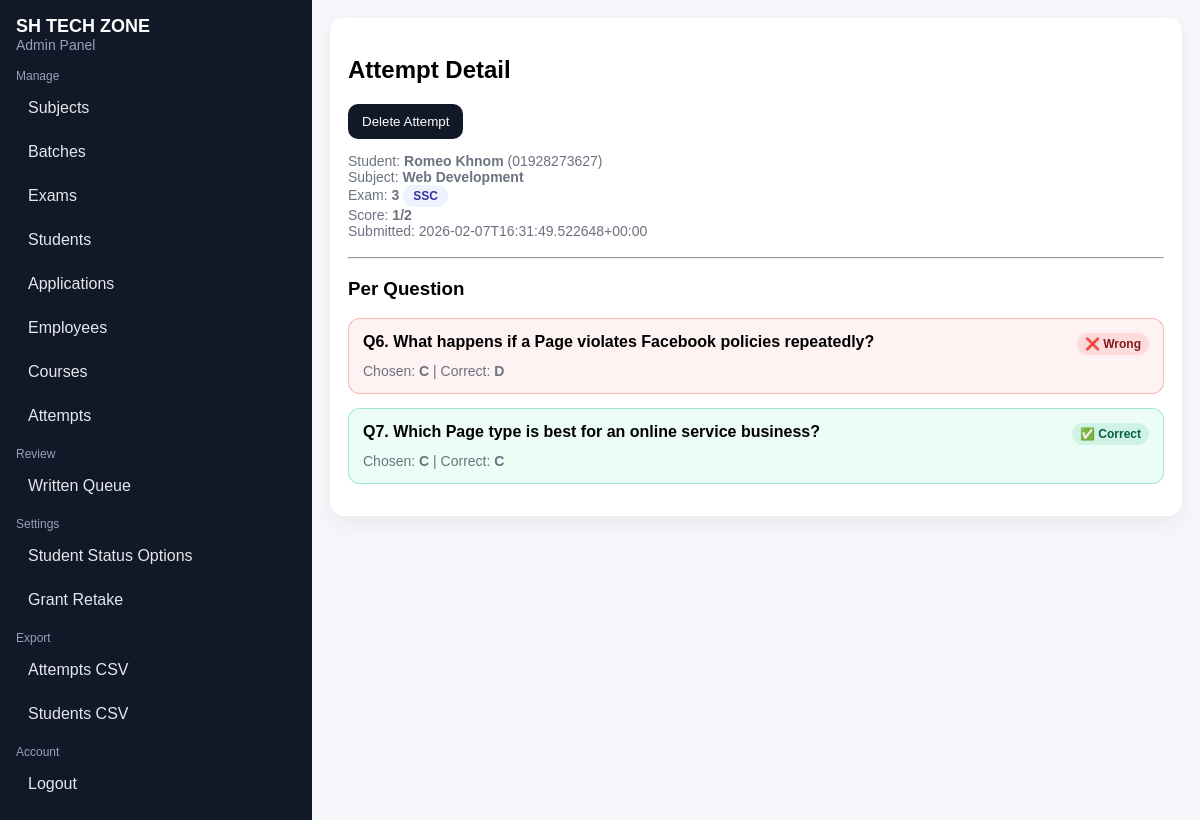
/admin/attempts/1 (signed in), run on the app's committed database.
### tables this page shows
CREATE TABLE users (
        id INTEGER PRIMARY KEY AUTOINCREMENT,
        name TEXT NOT NULL,
        student_code TEXT UNIQUE,
        phone TEXT UNIQUE NOT NULL,
        whatsapp TEXT NOT NULL,
        subject_id INTEGER,
        batch_id INTEGER,
        password_hash TEXT NOT NULL,
        created_at TEXT NOT NULL,
        is_blocked INTEGER NOT NULL DEFAULT 0,
        status TEXT NOT NULL DEFAULT 'registered',
        location TEXT NOT NULL DEFAULT '-',
        current_status TEXT NOT NULL DEFAULT '-',
        education_level TEXT NOT NULL DEFAULT '-',
        profile_image TEXT,
        FOREIGN KEY (subject_id) REFERENCES subjects(id),
        FOREIGN KEY (batch_id) REFERENCES batches(id)
    );

CREATE TABLE subjects (
        id INTEGER PRIMARY KEY AUTOINCREMENT,
        name TEXT UNIQUE NOT NULL,
        is_active INTEGER NOT NULL DEFAULT 1,
        image_path TEXT,
        description TEXT,
        created_at TEXT NOT NULL
    );

CREATE TABLE exams (
        id INTEGER PRIMARY KEY AUTOINCREMENT,
        subject_id INTEGER,
        batch_id INTEGER,
        title TEXT NOT NULL,
        label TEXT NOT NULL DEFAULT 'SSC',
        duration_minutes INTEGER NOT NULL DEFAULT 20,
        is_active INTEGER NOT NULL DEFAULT 1,
        visibility TEXT NOT NULL DEFAULT 'approved', -- 'registered' or 'approved'
        created_at TEXT NOT NULL,
        FOREIGN KEY (subject_id) REFERENCES subjects(id),
        FOREIGN KEY (batch_id) REFERENCES batches(id)
    );

CREATE TABLE attempts (
        id INTEGER PRIMARY KEY AUTOINCREMENT,
        user_id INTEGER NOT NULL,
        exam_id INTEGER NOT NULL,
        started_at TEXT NOT NULL,
        submitted_at TEXT,
        score INTEGER,
        total INTEGER,
        pending_written INTEGER NOT NULL DEFAULT 0,
        allowed_extra_attempts INTEGER NOT NULL DEFAULT 0,
        FOREIGN KEY (user_id) REFERENCES users(id) ON DELETE CASCADE,
        FOREIGN KEY (exam_id) REFERENCES exams(id) ON DELETE CASCADE
    );

CREATE TABLE attempt_answers (
        id INTEGER PRIMARY KEY AUTOINCREMENT,
        attempt_id INTEGER NOT NULL,
        question_id INTEGER NOT NULL,
        chosen_option CHAR(1),
        text_answer TEXT,
        is_correct INTEGER, -- NULL = pending review (written)
        FOREIGN KEY (attempt_id) REFERENCES attempts(id) ON DELETE CASCADE,
        FOREIGN KEY (question_id) REFERENCES questions(id) ON DELETE CASCADE
    );

CREATE TABLE questions (
        id INTEGER PRIMARY KEY AUTOINCREMENT,
        exam_id INTEGER NOT NULL,
        q_no INTEGER,
        q_type TEXT NOT NULL DEFAULT 'mcq' CHECK (q_type IN ('mcq','text')),
        question TEXT NOT NULL,
        opt_a TEXT,
        opt_b TEXT,
        opt_c TEXT,
        opt_d TEXT,
        correct CHAR(1) CHECK (correct IN ('A','B','C','D')),
        correct_text TEXT,
        FOREIGN KEY (exam_id) REFERENCES exams(id) ON DELETE CASCADE
    );

### app.py (the view)
@app.route("/admin/attempts/<int:attempt_id>")
@admin_required
def admin_attempt_detail(attempt_id):
    conn = get_db()
    attempt = conn.execute(
        """SELECT a.*, u.name AS student_name, u.phone, e.title AS exam_title, e.label, s.name AS subject_name
           FROM attempts a
           JOIN users u ON u.id=a.user_id
           JOIN exams e ON e.id=a.exam_id
           LEFT JOIN subjects s ON s.id=e.subject_id
           WHERE a.id=?""",
        (attempt_id,),
    ).fetchone()
    if not attempt:
        conn.close()
        abort(404)
    rows = conn.execute(
        """SELECT q.*, ans.id AS ans_id, ans.chosen_option, ans.text_answer, ans.is_correct
           FROM attempt_answers ans
           JOIN questions q ON q.id=ans.question_id
           WHERE ans.attempt_id=?
           ORDER BY COALESCE(q.q_no, q.id)""",
        (attempt_id,),
    ).fetchall()
    conn.close()
    return render_template("admin/attempt_detail.html", site_name=SITE_NAME, attempt=attempt, rows=rows)

### app.py (called while the page is built)
def get_db():
    conn = sqlite3.connect(DB_PATH)
    conn.row_factory = sqlite3.Row
    try:
        conn.execute("PRAGMA foreign_keys = ON")
    except Exception:
        pass
    return conn

def admin_required(fn):
    @wraps(fn)
    def wrapper(*args, **kwargs):
        if not session.get("admin"):
            return redirect(url_for("admin_login"))
        return fn(*args, **kwargs)
    return wrapper

### templates/admin/attempt_detail.html (shortened to what this page needs)
{% extends "admin/base.html" %}
{% block content %}
  <h2>Attempt Detail</h2>
  <form method="post" action="{{ url_for('admin_delete_attempt', attempt_id=attempt.id) }}" onsubmit="return confirm('Delete attempt? Student can retake.');" style="margin:10px 0;">
    <button class="btn btn3" type="submit">Delete Attempt</button>
  </form>
  <p class="muted">
    Student: <b>{{ attempt.student_name }}</b> ({{ attempt.phone }})<br/>
    Subject: <b>{{ attempt.subject_name or '-' }}</b><br/>
    Exam: <b>{{ attempt.exam_title }}</b> <span class="pill">{{ attempt.label }}</span><br/>
    Score: <b>{{ attempt.score }}/{{ attempt.total }}</b>
    <br/>
    Submitted: {{ attempt.submitted_at }}
  </p>
  <hr style="margin:18px 0;"/>
  <h3>Per Question</h3>
  {% for r in rows %}
    <div class="q
      {% if r.q_type == 'text' and r.is_correct is none %}{% else %}
        {% if r.is_correct %}ok{% else %}bad{% endif %}
      {% endif %}
    ">
      <div style="display:flex; justify-content:space-between; gap:10px; flex-wrap:wrap;">
        <div style="font-weight:900;">
          {% if r.q_no %}Q{{ r.q_no }}.{% else %}Q.{% endif %}
          {{ r.question }}
        </div>
        <div>
          {% if r.q_type == 'text' and r.is_correct is none %}
            <span class="tag tagPend">⏳ Pending</span>
          {% else %}
            {% if r.is_correct %}
              <span class="tag tagOk">✅ Correct</span>
            {% else %}
              <span class="tag tagBad">❌ Wrong</span>
            {% endif %}
          {% endif %}
        </div>
      </div>
      {% if r.q_type == 'mcq' %}
        <div class="muted" style="margin-top:8px;">
          Chosen: <b>{{ r.chosen_option or "Not answered" }}</b> | Correct: <b>{{ r.correct }}</b>
        </div>
      {% else %}
        <div class="muted" style="margin-top:8px;">
          Answer: <b>{{ r.text_answer or "Not answered" }}</b><br/>
          Reference: <b>{{ r.correct_text or "-" }}</b>
        </div>
      {% endif %}
    </div>
  {% endfor %}
{% endblock %}

### templates/admin/base.html (style rules this page uses)
body { font-family: Arial, sans-serif; margin: 0; background: #f6f7fb; }
.muted { color:#6b7280; font-size: 14px; }
a.btn, button.btn { display:inline-block; padding: 10px 14px; border-radius: 10px; border: 0; text-decoration:none; background:#111827; color:#fff; cursor:pointer; }
.btn3 { background:#dc2626; }
.pill { display:inline-block; padding: 4px 10px; border-radius: 999px; background:#eef2ff; color:#3730a3; font-weight:700; font-size:12px; }
.q { margin: 14px 0; padding: 14px; border: 1px solid #e5e7eb; border-radius: 12px; background:#fff; }
.ok { background:#ecfdf5; border-color:#10b98155; }
.bad { background:#fef2f2; border-color:#ef444455; }
.tag { font-weight:800; font-size:12px; padding:4px 8px; border-radius:999px; display:inline-block; }
.tagOk { background:#10b98122; color:#065f46; }
.tagBad { background:#ef444422; color:#7f1d1d; }

### data on the page
users: student_name "Romeo Khnom", phone "01928273627"
subjects: name "Web Development"
exams: exam_title "3", label "SSC"
attempts: score "1", total "2", submitted_at "2026-02-07T16:31:49.522648+00:00"
attempt_answers: q_no "6", question "What happens if a Page violates Facebook policies repeatedly?", is_correct "❌ Wrong", chosen_option "C", correct "D"
attempt_answers: q_no "7", question "Which Page type is best for an online service business?", is_correct "✅ Correct", chosen_option "C", correct "C"

### other printed values
{{ site_name }} "SH TECH ZONE"
